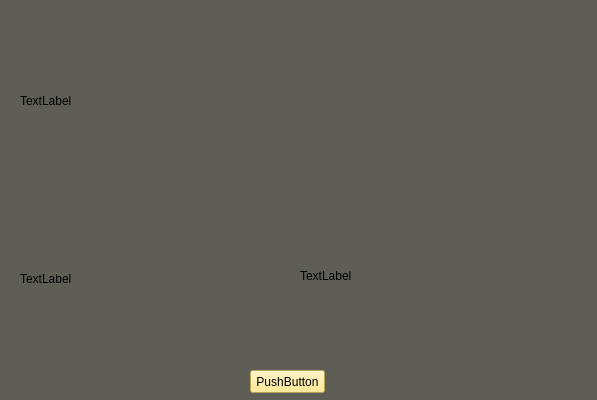
<?xml version="1.0" encoding="UTF-8"?>
<ui version="4.0">
 <class>Form</class>
 <widget class="QWidget" name="Form">
  <property name="geometry">
   <rect>
    <x>0</x>
    <y>0</y>
    <width>597</width>
    <height>400</height>
   </rect>
  </property>
  <property name="windowTitle">
   <string>ISA-REVO ROBOTEAM</string>
  </property>
  <property name="styleSheet">
   <string notr="true">
background-color: rgb(94, 94, 87);</string>
  </property>
  <widget class="QLabel" name="label_original">
   <property name="geometry">
    <rect>
     <x>20</x>
     <y>20</y>
     <width>241</width>
     <height>161</height>
    </rect>
   </property>
   <property name="text">
    <string>TextLabel</string>
   </property>
  </widget>
  <widget class="QPushButton" name="pushButton_play">
   <property name="geometry">
    <rect>
     <x>250</x>
     <y>370</y>
     <width>75</width>
     <height>23</height>
    </rect>
   </property>
   <property name="styleSheet">
    <string notr="true">background-color: rgb(255, 228, 117);</string>
   </property>
   <property name="text">
    <string>PushButton</string>
   </property>
  </widget>
  <widget class="QLabel" name="label_edges">
   <property name="geometry">
    <rect>
     <x>20</x>
     <y>203</y>
     <width>241</width>
     <height>151</height>
    </rect>
   </property>
   <property name="text">
    <string>TextLabel</string>
   </property>
  </widget>
  <widget class="QLabel" name="label_birdeye">
   <property name="geometry">
    <rect>
     <x>300</x>
     <y>200</y>
     <width>271</width>
     <height>151</height>
    </rect>
   </property>
   <property name="text">
    <string>TextLabel</string>
   </property>
  </widget>
  <widget class="QWidget" name="lidar_widget" native="true">
   <property name="geometry">
    <rect>
     <x>300</x>
     <y>19</y>
     <width>281</width>
     <height>171</height>
    </rect>
   </property>
  </widget>
 </widget>
 <resources/>
 <connections/>
</ui>
